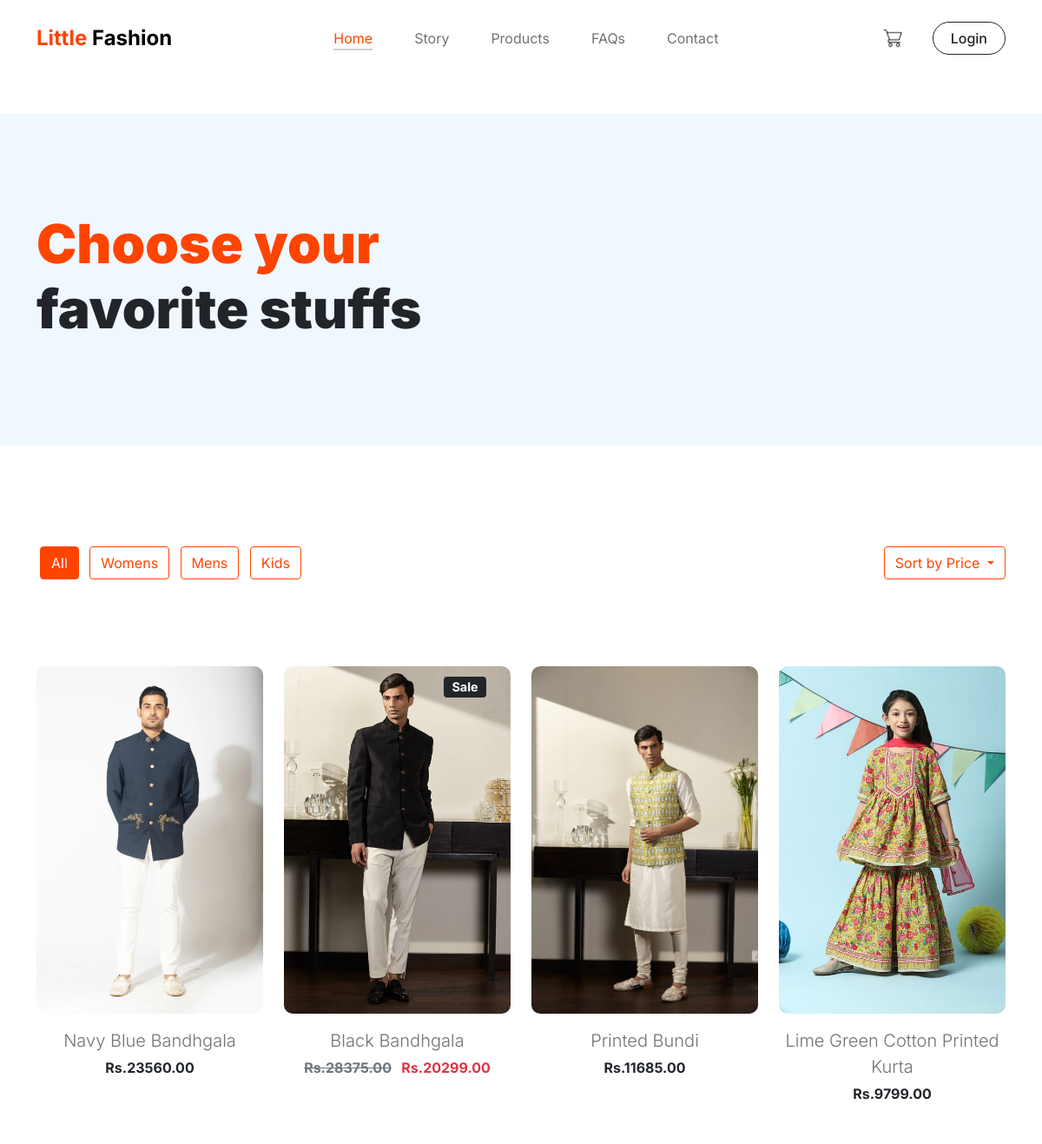
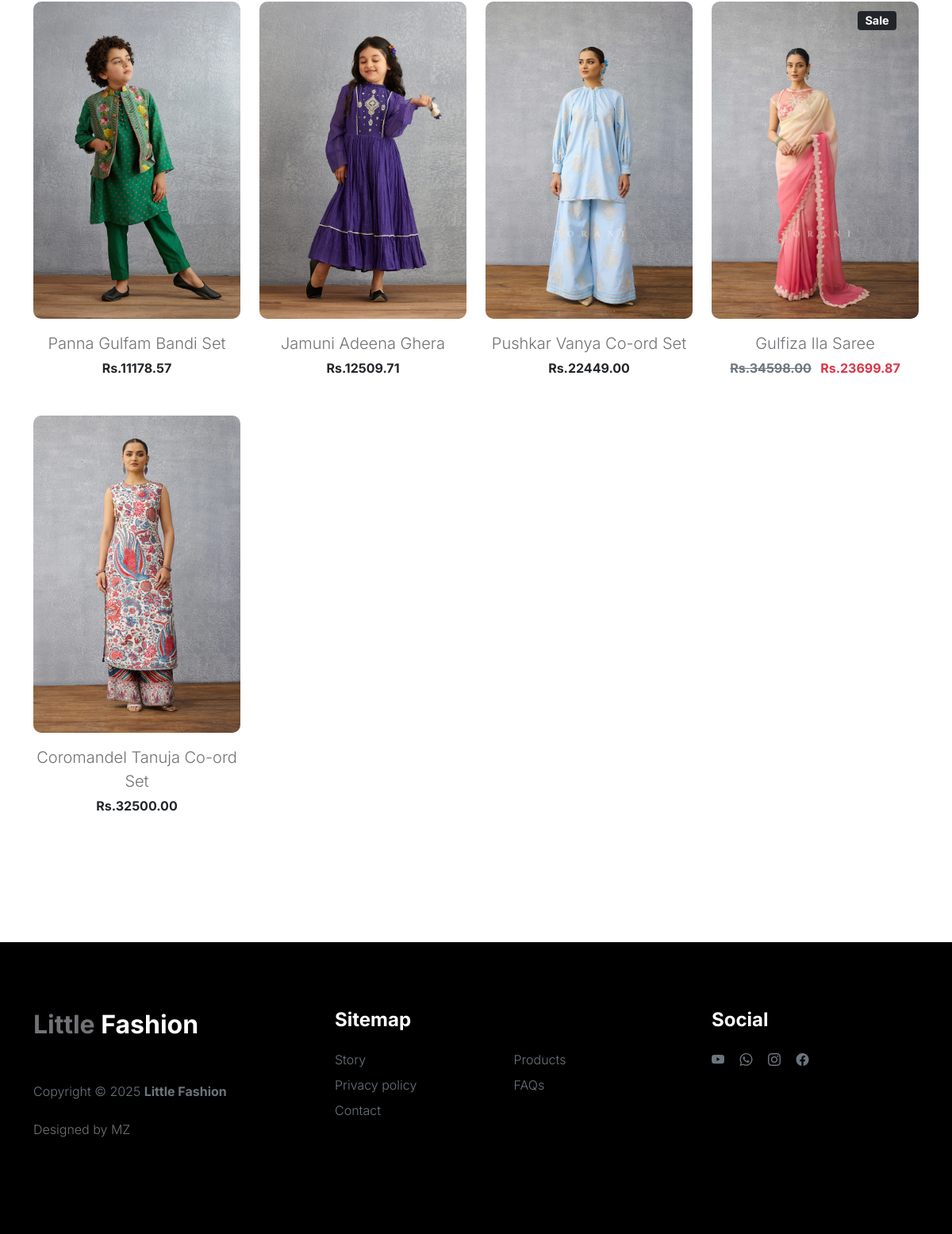
Screenshot of /products/ with the database file from the repository (2 pictures, top to bottom).
### app/models.py (models this page shows, shortened)
class Product(models.Model):
    category = models.ForeignKey(Category, on_delete=models.CASCADE)
    name = models.CharField(max_length=200)
    price = models.DecimalField(max_digits=10, decimal_places=2, default=0)
    image = models.ImageField(upload_to='products/')
    description = models.TextField()
    is_sale = models.BooleanField(default=False)
    sale_price = models.DecimalField(max_digits=10, decimal_places=2, default=0)
    @property
    def current_price(self):
     return self.sale_price if self.is_sale else self.price

### app/views.py (the view)
# urls.py: path('products/', views.products, name='products'),
def products(request):
    products_list = Product.objects.all()
    return render(request, 'products.html', {'products': products_list})

### app/templates/products.html (shortened to what this page needs)
{% extends 'base.html' %}
{% load static %}
{% block content %}
<header class="site-header section-padding d-flex justify-content-center align-items-center">
    <div class="container">
        <div class="row">
            <div class="col-lg-10 col-12">
                <h1>
                    <span class="d-block text-primary">Choose your</span>
                    <span class="d-block text-dark">favorite stuffs</span>
                </h1>
            </div>
        </div>
    </div>
</header>
<section class="products section-padding">
    <div class="container">
        <div class="row mb-5" >
            <div class="col-12 d-flex justify-content-between align-items-center mb-5">
                <div class="filter-buttons">
                    <button class="btn btn-primary m-1 filter-btn" data-filter="all">All</button>
                    <button class="btn btn-outline-primary m-1 filter-btn" data-filter="womens">Womens</button>
                    <button class="btn btn-outline-primary m-1 filter-btn" data-filter="mens">Mens</button>
                    <button class="btn btn-outline-primary m-1 filter-btn" data-filter="kids">Kids</button>
                </div>
                <div class="dropdown">
                    <button class="btn btn-outline-primary dropdown-toggle" type="button" id="priceDropdown" data-bs-toggle="dropdown" aria-expanded="false">
                        Sort by Price
                    </button>
                </div>
            </div>
        </div>
        <div class="row" id="products-list">
            {% for product in products %}
            <div class="col-md-3 col-6 mb-5 text-center product-item"
                data-category="{{ product.category.name|lower }}"
                data-price="{{ product.price }}"
                {% if product.is_sale %} data-sale-price= "{{ product.sale_price }}" {% endif %}>
                <a href="{% url 'product-detail' product.id %}" class="d-block position-relative">
                    <img src="{{ product.image.url }}" alt="{{ product.name }}" class="img-fluid mb-3" style="height: 400px; object-fit: cover; border-radius: 10px;">
                    {% if product.is_sale %}
                     <span class="badge bg-dark text-white position-absolute " style=" top: 0.75rem; right: 1.75rem; font-size: 0.9rem;
                      font-weight: 700;" >Sale</span>
                    {% endif %}
                </a>
                <p class="mb-1 fw-semibold">{{ product.name }}</p>
               <strong>
    {% if product.is_sale %}
        <strike class="text-muted">Rs.{{ product.price }}</strike>
        &nbsp; <span class="text-danger">Rs.{{ product.current_price }}</span>
    {% else %}
        Rs.{{ product.current_price }}
    {% endif %}
</strong>
            </div>
            {% empty %}
            <div class="col-12">
                <p class="text-muted text-center">No products found.</p>
            </div>
            {% endfor %}
        </div>
    </div>
</section>
{% endblock %}

### app/templates/base.html (shortened to what this page needs)
<!DOCTYPE html>
<html lang="en">
<head>
    {% load static %}
        <link href="{% static 'css/bootstrap.min.css' %}" rel="stylesheet">
        <link href="{% static 'css/bootstrap-icons.css' %}" rel="stylesheet">
        <link href="{% static 'css/slick.css' %}" rel="stylesheet">
        <link href="{% static 'css/style.css' %}" rel="stylesheet">
        <link href="{% static 'css/tooplate-little-fashion.css' %}" rel="stylesheet">
</head>
<body>
       <main style="padding-top: 45px;">
            <nav class="navbar navbar-expand-lg">
                <div class="container">
                    <a class="navbar-brand" href="/index">
                        <strong><span>Little</span> Fashion</strong>
                    </a>
                    <div class="collapse navbar-collapse" id="navbarNav">
                        <ul class="navbar-nav mx-auto">
                            <li class="nav-item">
                                <a class="nav-link active" href="/index">Home</a>
                            </li>
                            <li class="nav-item">
                                <a class="nav-link" href="/about">Story</a>
                            </li>
                            <li class="nav-item">
                                <a class="nav-link" href="/products">Products</a>
                            </li>
                            <li class="nav-item">
                                <a class="nav-link" href="/faq">FAQs</a>
                            </li>
                            <li class="nav-item">
                                <a class="nav-link" href="/contact">Contact</a>
                            </li>
                        </ul>
                       <div class="d-none d-lg-flex align-items-center gap-3 nav-login-cart">
    <div class="position-relative me-3">
        <a href="{% url 'view_cart' %}">
            <img src="{% static 'images/cart-icon.png' %}" alt="Cart" style="width: 28px;">
        </a>
    </div>
    {% if user.is_authenticated %}
        <a href="{% url 'logout' %}">
            <button class="btn btn-outline-dark" style="border-radius: 30px; padding: 6px 20px; font-weight: 500;">Logout</button>
        </a>
    {% else %}
        <a href="{% url 'login' %}">
            <button class="btn btn-outline-dark" style="border-radius: 30px; padding: 6px 20px; font-weight: 500;">Login</button>
        </a>
    {% endif %}
</div>
                    </div>
                </div>
            </nav>
            {% block content %}
            {% endblock %}
            <footer class="site-footer">
                <div class="container">
                    <div class="row">
                        <div class="col-lg-3 col-10 me-auto mb-4">
                            <h4 class="text-white mb-3"><a href="/index">Little</a> Fashion</h4>
                            <p class="copyright-text text-muted mt-lg-5 mb-4 mb-lg-0">Copyright © 2025 <strong>Little Fashion</strong></p>
                            <br>
                            <p class="copyright-text">Designed by <a href="https://www.tooplate.com/" target="_blank">MZ</a></p>
                        </div>
                        <div class="col-lg-5 col-8">
                            <h5 class="text-white mb-3">Sitemap</h5>
                            <ul class="footer-menu d-flex flex-wrap">
                                <li class="footer-menu-item"><a href="/about" class="footer-menu-link">Story</a></li>
                                <li class="footer-menu-item"><a href="/products" class="footer-menu-link">Products</a></li>
                                <li class="footer-menu-item"><a href="/faq" class="footer-menu-link">Privacy policy</a></li>
                                <li class="footer-menu-item"><a href="/faq" class="footer-menu-link">FAQs</a></li>
                                <li class="footer-menu-item"><a href="/contact" class="footer-menu-link">Contact</a></li>
                            </ul>
                        </div>
                        <div class="col-lg-3 col-4">
                            <h5 class="text-white mb-3">Social</h5>
                            <ul class="social-icon">
                                <li><a href="https://www.youtube.com/" class="social-icon-link bi-youtube"></a></li>
                                <li><a href="https://www.whatsapp.com/" class="social-icon-link bi-whatsapp"></a></li>
                                <li><a href="https://www.instagram.com/" class="social-icon-link bi-instagram"></a></li>
                                <li><a href="https://www.facebook.com/" class="social-icon-link bi-facebook"></a></li>
                            </ul>
                        </div>
                    </div>
                </div>
            </footer>
</body>
</html>

### app/static/css/style.css (style rules this page uses)
.filter-btn.btn-primary { background-color: #ff4400 !important; border-color: #ff4400 !important; }
.filter-btn.btn-outline-primary { color: #ff4400 !important; border-color: #ff4400 !important; }
.dropdown-toggle.btn-outline-primary { color: #ff4400 !important; border-color: #ff4400 !important; }
.nav-login-cart { display: flex; align-items: center; gap: 20px; }
.nav-login-cart img { width: 26px; height: auto; }

### app/static/css/tooplate-little-fashion.css (style rules this page uses)
:root { --white-color: #FFFFFF; --primary-color: #FF4400; --section-bg-color: #f0f8ff; --dark-color: #000000; --grey-color: #d0d1d1; --p-color: #717275; --body-font-family: 'Inter', sans-serif; --h5-font-size: 24px; --p-font-size: 20px; --copyright-text-font-size: 16px; --product-link-font-size: 14px; --custom-link-font-size: 12px; --font-weight-thin: 100; --font-weight-light: 300; --font-weight-normal: 400; --font-weight-bold: 700; --font-weight-black: 900; }
body, html { height: 100%; }
html { scroll-behavior: smooth; }
body { background: var(--white-color); font-family: var(--body-font-family); position: relative; }
h2, h3, h4, h5, h6 { color: var(--dark-color); line-height: inherit; }
h1, h2, h3, h4, h5, h6 { font-weight: var(--font-weight-bold); }
h1, h2 { font-weight: var(--font-weight-black); }
h1 { font-size: 64px; line-height: normal; }
h4 { font-size: 32px; }
h5 { font-size: 24px; }
p { color: var(--p-color); font-size: var(--p-font-size); font-weight: var(--font-weight-light); }
a, button { touch-action: manipulation; transition: all 0.3s; }
a { color: var(--p-color); text-decoration: none; }
.text-primary { color: var(--primary-color) !important; }
b, strong { font-weight: var(--font-weight-bold); }
.navbar { background: var(--white-color); position: fixed; top: 0; right: 0; left: 0; padding: 25px 0; z-index: 2; will-change: transform; transition: transform 300ms linear; }
.navbar span, h2 span, h4 span { color: var(--primary-color); }
.navbar-brand { color: var(--dark-color); font-size: 24px; font-weight: var(--font-weight-light); margin: 0; padding: 0; }
.navbar-expand-lg .navbar-nav .nav-link { display: inline-block; padding: 0; margin-right: 1.5rem; margin-left: 1.5rem; }
.nav-link { color: var(--p-color); font-size: 16px; position: relative; }
.navbar .nav-link::after { position: absolute; top: 100%; left: 0; width: 100%; height: 2px; background: var(--grey-color); content: ''; opacity: 0; -webkit-transition: opacity 0.3s, -webkit-transform 0.3s; -moz-transition: opacity 0.3s, -moz-transform 0.3s; transition: opacity 0.3s, transform 0.3s; -webkit-transform: translateY(10px); -moz-transform: translateY(10px); transform: translateY(10px); }
.navbar .nav-link.active::after, .navbar .nav-link:hover::after { opacity: 1; -webkit-transform: translateY(0px); -moz-transform: translateY(0px); transform: translateY(0px); }
.navbar .nav-link.active, .navbar .nav-link:hover { color: var(--primary-color); }
.site-header { background-color: var(--section-bg-color); position: relative; overflow: hidden; margin-top: 86px; }
.site-header.section-padding { padding-top: 7rem; padding-bottom: 7rem; }
section { content-visibility: auto; contain-intrinsic-size: 700px; }
.section-padding { padding-top: 7rem; padding-bottom: 7rem; }
.site-footer { background: var(--dark-color); padding-top: 5rem; padding-bottom: 5rem; }
.footer-menu { margin: 0; padding: 0; }
.footer-menu-item { display: block; width: 50%; }
.footer-menu-link { color: #6c757d; font-weight: var(--font-weight-light); display: inline-block; vertical-align: top; margin-top: 4px; margin-bottom: 4px; }
.site-footer .social-icon-link { margin-top: 4px; }
.copyright-text { font-size: var(--copyright-text-font-size); }
.social-icon { margin: 0; padding: 0; }
.social-icon li { list-style: none; display: inline-block; vertical-align: top; }
.social-icon-link { color: #6c757d; font-size: 1rem; display: inline-block; vertical-align: top; margin-bottom: 4px; margin-right: 15px; }
@media screen and (max-width: 1200px) { h1 { font-size: 62px; } }

### rows the page displays
Product: image (picture), name "Navy Blue Bandhgala", current_price "23560.00"
Product: image (picture), shows "Sale", name "Black Bandhgala", price "28375.00", current_price "20299.00"
Product: image (picture), name "Printed Bundi", current_price "11685.00"
Product: image (picture), name "Lime Green Cotton Printed Kurta", current_price "9799.00"
Product: image (picture), name "Panna Gulfam Bandi Set", current_price "11178.57"
Product: image (picture), name "Jamuni Adeena Ghera", current_price "12509.71"
Product: image (picture), name "Pushkar Vanya Co-ord Set", current_price "22449.00"
Product: image (picture), shows "Sale", name "Gulfiza Ila Saree", price "34598.00", current_price "23699.87"
Product: image (picture), name "Coromandel Tanuja Co-ord Set", current_price "32500.00"
